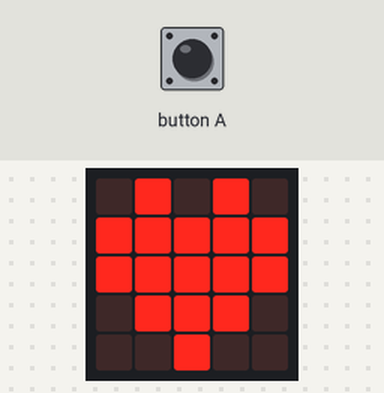
The program below on a simulated BBC micro:bit (MakeCode). On the bench: the board's 5×5 LED display. The inputs (shaded band) are chosen by the test bench.

Above: at 1.8 s.
1.9 s: button A pressed for 0.15 s
At 3.1 s:
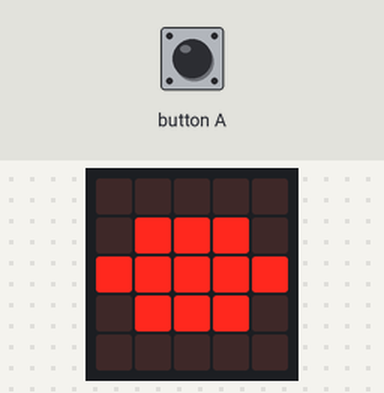
At 3.8 s:
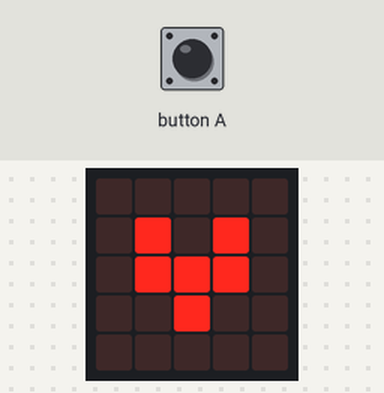
Timing chart, 0 to 5.3 s (numbered marks = the images above; inputs shaded):
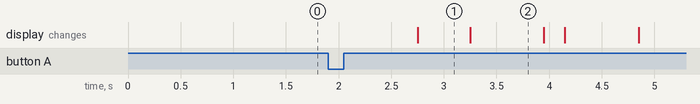

The program:

main.ts
```typescript
function ハートがあらわれる () {
    basic.clearScreen()
    basic.pause(100)
    basic.showIcon(IconNames.SmallHeart)
    basic.pause(100)
    basic.showLeds(`
        . . . . .
        . # # # .
        # # # # #
        . # # # .
        . . . . .
        `)
    basic.pause(100)
    basic.showIcon(IconNames.Heart)
}
input.onButtonPressed(Button.A, function () {
    ハートが消える()
    basic.pause(100)
    ハートがあらわれる()
})
function ハートが消える () {
    basic.showIcon(IconNames.Heart)
    basic.pause(100)
    basic.showLeds(`
        . . . . .
        . # # # .
        # # # # #
        . # # # .
        . . . . .
        `)
    basic.pause(100)
    basic.showIcon(IconNames.SmallHeart)
    basic.pause(100)
    basic.clearScreen()
}
basic.showIcon(IconNames.Heart)
```

test.ts
```typescript
// テストはここに来ます。このパッケージが拡張機能として使用されるときにはコンパイルされません。
```

Measured:
- after the input at 1.9 s, the display: changes after 0.85 s (image 1)
- what the display in image 1 shows lasts 0.5 s, from 2.8 s to 3.3 s
- what the display in image 2 shows lasts 0.7 s, from 3.3 s to 4.0 s
